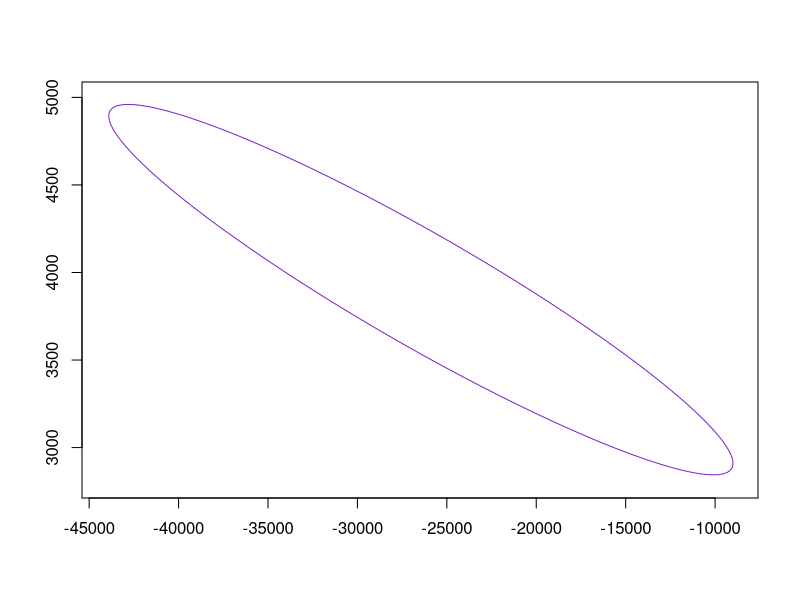
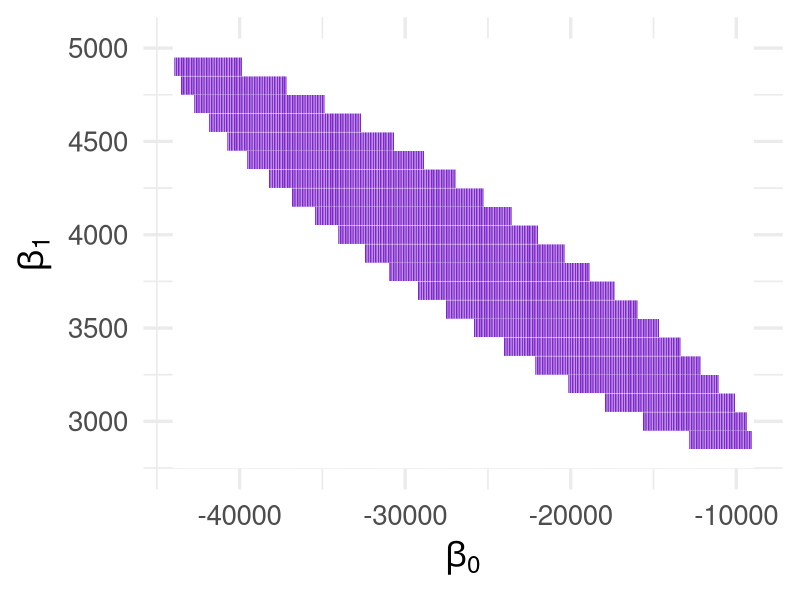

Generate these figures, in order, with R:
## ---- chunk 1
n <- 10 #10 Rumah tangga
y <- c(23,7,15,17,23,22,10,14,20,19)
#Matriks X
X <- cbind(X0 = rep(1, n), 
           X1 = c(10,2,4,6,8,7,4,6,7,6), 
           X2 = c(7,3,2,4,6,5,3,3,4,3) )
## ---- chunk 2
if (qr(X)$rank == ncol(X)){ 
cat("Matriks X Model Penuh, dengan rank :", qr(X)$rank)
} else {
cat("Matriks X BUKAN Model Penuh, dengan rank :", qr(X)$rank) 
}
## ---- chunk 3
E <- rnorm(n,0,1) #pembangkitan nilai galat
b <- solve(t(X) %*% X) %*% t(X) %*% y  #mencari matriks beta = (X'X)^-1*X'y
b
## ---- chunk 4
p <- nrow(b) #banyak beta pada model
s2 <- (t(y-(X %*% b)) %*%( y-(X %*% b)) ) / (n-p) #mencari nilai s^2
s2
## ---- chunk 5
n <- 30 #30 Papan

y  <- c(2622, 22148, 26751, 18036, 96305, 104170, 72594, 49512, 32207, 48218,
        70453, 47661, 38138, 54045, 14814, 17502, 14007, 19443, 7573, 14191, 
        9714, 8076, 5304, 10728, 43243, 25319, 28028, 41792, 49499, 25312)

#Matriks X
X <- cbind(X0 = rep(1, n), 
           X1 = c(15.0, 14.5, 14.8, 13.6, 25.6, 23.4, 24.4, 23.3, 19.5, 21.2, 
                  22.8, 21.7, 19.8, 21.3, 9.5, 8.4, 9.8, 11.0, 8.3, 9.9, 
                  8.6, 6.4, 7.0, 8.2, 17.4, 15.0, 15.2, 16.4, 16.7, 15.4) )

#Matriks X'X
tX.X <- matrix(c(30, 464.1, 
                 464.1, 8166.29), nrow = 2)

#Matriks X'X
tX.X.inv <- matrix(c(0.2758892, -0.0156791, 
                     -0.0156791, 0.001013517), nrow = 2)

#Matriks X'y
tX.y <- matrix(c(1017405, 19589339), ncol = 1)

#Penduga ragam s^2
s2 <- 165242295.59
## ---- chunk 6
b <- solve(t(X) %*% X) %*% t(X) %*% y #mencari (X'X)^-1*X'y
b
## ---- chunk 7
xbaru <- c(1,10)
xb <- t(xbaru) %*% b; xb
## ---- chunk 8
#Ragam 
p <- nrow(b) #banyak beta pada model
s <- sqrt( (t(y-(X %*% b)) %*%( y-(X %*% b)) ) / (n-p) )
cat("Simpangan baku (s) :", s)
## ---- chunk 9
tX.X.inv
## ---- chunk 10
alpha <- 5/100
t <- qt(1 - alpha/2, n-p)
cat('t :', t)
## ---- chunk 11
cat(" Selang kepercayaan 95% bagi rata-rata\n",
    "Batas Bawah :", xb - t *s *sqrt(t(xbaru) %*% tX.X.inv %*% xbaru), "\n",
    "Batas Atas  :", xb + t *s *sqrt(t(xbaru)%*% tX.X.inv %*% xbaru)
    )
## ---- chunk 12
cat(" Selang kepercayaan 95% bagi satu amatan\n",
    "Batas Bawah :", xb - t *s *sqrt(1 + t(xbaru) %*% tX.X.inv %*% xbaru), "\n",
    "Batas Atas  :", xb + t *s *sqrt(1 + t(xbaru )%*% tX.X.inv %*% xbaru)
    )
## ---- chunk 13
cat(" Selang kepercayaan 95% bagi kemiringan garis regresi (b1)\n",
    "Batas Bawah :", b[2] - t *s *sqrt(tX.X.inv[2,2]), "\n",
    "Batas Atas  :", b[2] + t *s *sqrt(tX.X.inv[2,2])
    )
## ---- chunk 14
cat("Matriks b :\n"); b
cat("\n\nMatriks X'X :\n"); tX.X
cat("\n\ns^2      :", s2, 
    "\np        :", p,
    "\nF(p,n-p) :", qf(1 - alpha, p, n-p))
## ---- chunk 15
cat("\ns^2 * p * F(p,n-p), :", s2 *p *qf(1 - alpha, p, n-p))
## ---- chunk 16
cat(  "c6      :", t(b) %*% tX.X %*% b, 
    "\nc4 & c5 :", -(t(b) %*% tX.X) -t((tX.X %*% b)),
    "\nc1      :", tX.X[1],
    "\nc2      :", tX.X[4],
    "\nc3      :", tX.X[2] + tX.X[3] )
## ---- chunk 17
49527277168 - 1103945956
## ---- chunk 18
# Membuat fungsi dari ketidaksetaraan
f <- function(x, y) return(30 * x^2 + 8166.29 * y^2 + 
                           928.2 * x * y - 2034810 * x - 
                           39178678 * y + 48423331212)

# Membuat grid untuk x dan y
x <- seq(-44000, -9000, length.out = 500)  # Rentang x dengan 500 titik
y <- seq(2800, 5000, length.out = 500)    # Rentang y dengan 500 titik
z <- outer(x, y, Vectorize(f))  # Menghitung nilai ketidaksetaraan

# Membuat plot kontur
contour(x, y, z, levels = 0, drawlabels = FALSE, xlim = c(-44000, -9000), 
        ylim = c(2800, 5000), col = 'purple3')
## ---- chunk 19
# Memuat pustaka ggplot2
library(ggplot2)

# Membuat data frame dengan berbagai nilai x dan y
x <- seq(-44000, -9000, by = 100)  # Rentang x
y <- seq(2800, 5000, by = 100)    # Rentang y
data <- expand.grid(x = x, y = y)

# Menghitung nilai di sebelah kiri ketidaksetaraan
data$inequality_value <- 30 * data$x^2 + 8166.29 * data$y^2 + 928.2 * data$x * data$y - 2034810 * data$x - 39178678 * data$y + 48423331212

# Membuat plot daerah yang memenuhi ketidaksetaraan
ggplot(data, aes(x = x, y = y)) +
  geom_tile(aes(fill = inequality_value <= 0), color = "white") +
  scale_fill_manual(values = c("TRUE" = "purple3", "FALSE" = "white")) +
  theme_minimal(base_size = 25) +
  labs(x = expression(beta[0]), y = expression(beta[1])) +
  theme(legend.position = "none")
